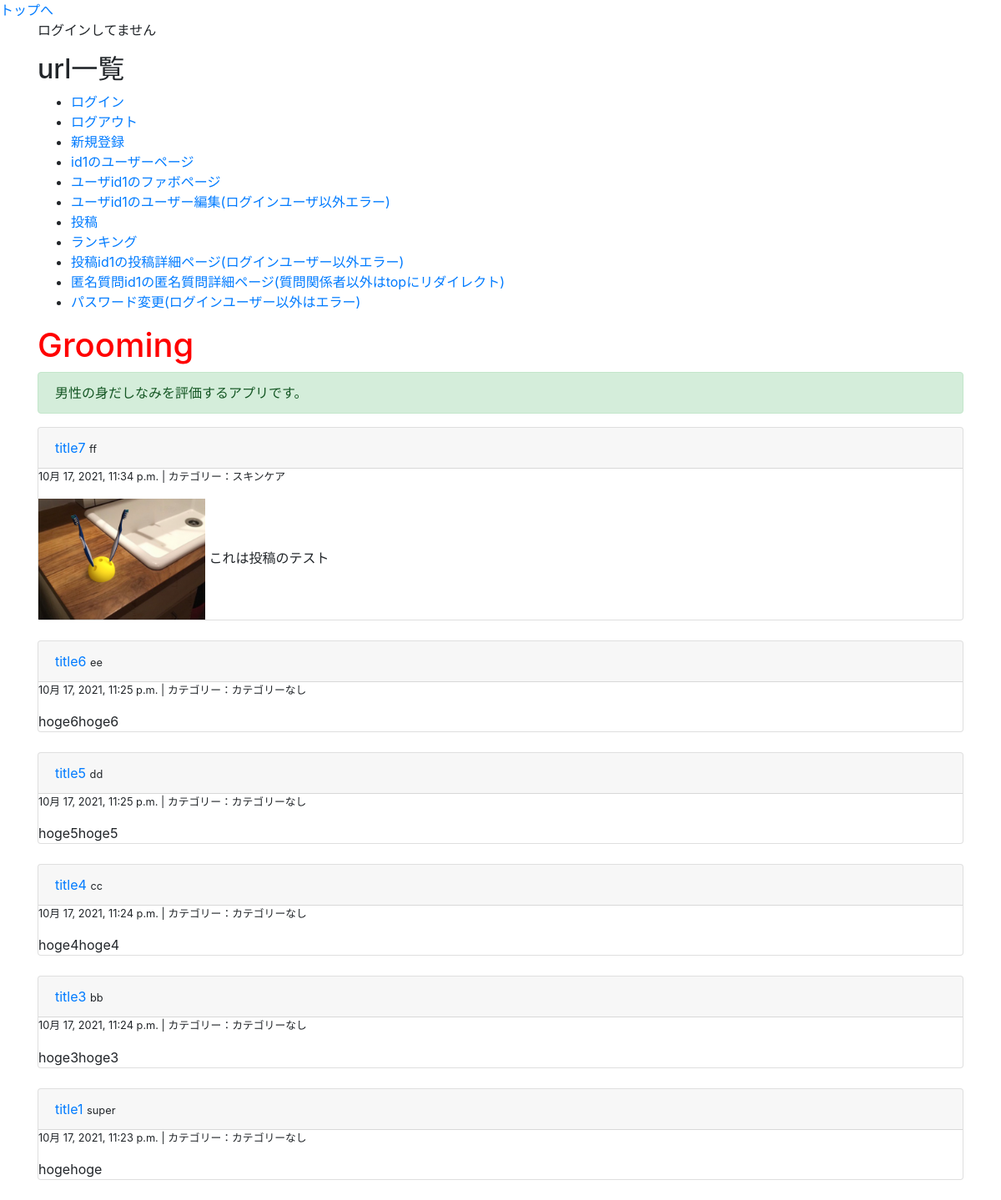
The page / on the database its author committed.
### groomings/models.py (models this page shows, shortened)
class Date(models.Model):
    created_at = models.DateTimeField(default=now)
    class Meta:
        abstract = True

class Post(Date):
    title = models.CharField(max_length=30, null=True, blank=True)
    image = models.FileField(upload_to='post_image/', null=True)
    text = models.TextField(null=True, blank=True)
    user = models.ForeignKey(
        'User', on_delete=models.CASCADE, related_name="user_post"
    )
    favorite = models.ManyToManyField(User, related_name="user_favo_post")
    category = models.CharField(max_length=15, default='カテゴリーなし')
    class Meta:
        db_table = 'post'

class User(AbstractBaseUser, PermissionsMixin):
    username = models.CharField(max_length=150)
    email = models.EmailField(max_length=255, unique=True)
    point = models.IntegerField(default=50)
    follow = models.ManyToManyField(
        'self', blank=True, symmetrical=False, related_name="follower"
    )
    is_active = models.BooleanField(default=True)
    is_staff = models.BooleanField(default=False) # 管理画面にログインできるかどうか
    USERNAME_FIELD = 'email' # このテーブルのレコードを一意に識別
    REQUIRED_FIELDS = ['username'] # スーパーユーザー作成時に入力する(emailとパスワードは必須だからそれ以外で)
    objects = UserManager()

### groomings/views.py (the view)
# urls.py: path(r'', views.top, name = 'top'), # タイムライン
def top(request):
    posts = Post.objects.order_by('-created_at')
    return render(request, 'groomings/top.html', context={"posts": posts})

### groomings/templates/groomings/top.html (shortened to what this page needs)
{% extends "groomings/base.html" %}
{% load tag_event %}
{% block content %}
{% if user.is_authenticated %}
  <p>ログインしてます</p>
  <p>ログインユーザー:{{ request.user }}</p>
{% else %}
  <p>ログインしてません</p>
{% endif %}
<h2>url一覧</h2>
<ul>
  <li><a href="{% url 'groomings:login' %}">ログイン</a></li>
  <li><a href="{% url 'groomings:logout' %}">ログアウト</a></li>
  <li><a href="{% url 'groomings:signup' %}">新規登録</a></li>
  <li><a href="{% url 'groomings:user' 1 %}">id1のユーザーページ</a></li>
  <li><a href="{% url 'groomings:user_favo' 1 %}">ユーザid1のファボページ</a></li>
  <li><a href="{% url 'groomings:edit_user' %}">ユーザid1のユーザー編集(ログインユーザ以外エラー)</a></li>
  <li><a href="{% url 'groomings:create_post' %}">投稿</a></li>
  <li><a href="{% url 'groomings:ranking' %}">ランキング</a></li>
  <li><a href="{% url 'groomings:post_detail' 1 %}">投稿id1の投稿詳細ページ(ログインユーザー以外エラー)</a></li>
  <li><a href="{% url 'groomings:question_detail' 1 %}">匿名質問id1の匿名質問詳細ページ(質問関係者以外はtopにリダイレクト)</a></li>
  <li><a href="{% url 'groomings:change_password' %}">パスワード変更(ログインユーザー以外はエラー)</a></li>
</ul>
  <h1>Grooming</h1>
  <p class= "alert alert-success">男性の身だしなみを評価するアプリです。</p>
  {% for post in posts %}
    <div class="post card">
      <div class="card-header">
        <a href="{% url 'groomings:post_detail' post.id %}" class="postcard-a">{{ post.title }}</a>
        <small>{{ post.user.username }}</small>
      </div>
      <div class="body">
        <p class="small">{{ post.created_at }} | カテゴリー：{{ post.category }}</p>
        {% if post.image %}
          <img src="{{ post.image.url }}" width="200">
        {% endif %}
        <span>{{ post.text }}</span><br>
      </div>
    </div>
    <br>
  {% endfor %}
{% endblock %}

### groomings/static/base.css (style rules this page uses)
h1 { color: red; }

### rows shown on the page
Post: title "title7", user.username "ff", created_at "10月 17, 2021, 11:34 p.m.", category "スキンケア", image (picture), text "これは投稿のテスト"
Post: title "title6", user.username "ee", created_at "10月 17, 2021, 11:25 p.m.", category "カテゴリーなし", text "hoge6hoge6"
Post: title "title5", user.username "dd", created_at "10月 17, 2021, 11:25 p.m.", category "カテゴリーなし", text "hoge5hoge5"
Post: title "title4", user.username "cc", created_at "10月 17, 2021, 11:24 p.m.", category "カテゴリーなし", text "hoge4hoge4"
Post: title "title3", user.username "bb", created_at "10月 17, 2021, 11:24 p.m.", category "カテゴリーなし", text "hoge3hoge3"
Post: title "title1", user.username "super", created_at "10月 17, 2021, 11:23 p.m.", category "カテゴリーなし", text "hogehoge"
